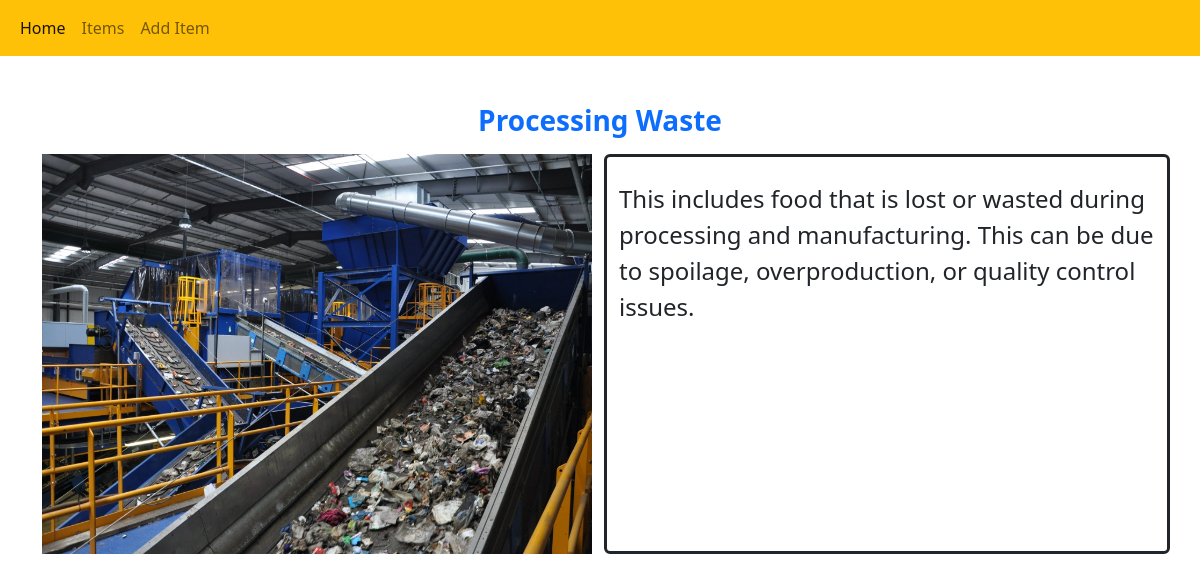
/item/2/, run on the app's committed database.
### item/models.py (models this page shows, shortened)
class Category(models.Model):
    name = models.CharField(max_length=100)
    description = models.TextField()
    image = models.ImageField(upload_to="images", null=True)

### item/views.py (the view)
# urls.py: path('item/<int:pk>/', ItemDetailView.as_view(), name='item_detail'),
class ItemDetailView(DetailView):
    model = Category
    template_name = 'item/item_detail.html'
    context_object_name = 'item'

### templates/item/item_detail.html (shortened to what this page needs)
<!DOCTYPE html>
<html lang="en">
  <head>
    <link href="https://cdn.jsdelivr.net/npm/bootstrap@5.2.3/dist/css/bootstrap.min.css" rel="stylesheet">
  </head>
  <body>
  {% include "item/navbar.html" %}
  <div class="container mt-5">
      <h3 class="text-center mt-5 mb-3 text-primary"><b>{{item.name}}</b></h3>
      <div class="row">
          <div class="col">
              <img src="{{item.image.url }}"  width="550px" height="400px" alt="img">
          </div>
          <div class="col border border-3 border-dark rounded">
              <p class="fs-4 mt-4">
        {{item.description}}
      </p>
          </div>
      </div>
    </div>
  </body>
</html>

### data on the page
Category: name "Processing Waste", image (picture), description "This includes food that is lost or wasted during processing and manufacturing. This can be due to spoilage, overproduction, or quality control issues."
